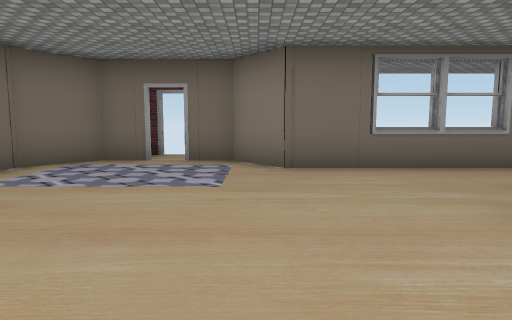
view 1 (above)

15 first-person views from a walk through a Unity game level. The camera is 1.4 m above the floor, tilts 6° down and sees 75° across. Doors are open. The floor is counted in squares, 2 m on a side. Each view is taken from the middle of a square. On the plan, view 1 faces up. The plan holds only what a view shows up to about 10 squares ahead; the rest is blank. Some animated figures are not drawn. Some surface patterns are stand-ins.

view 2
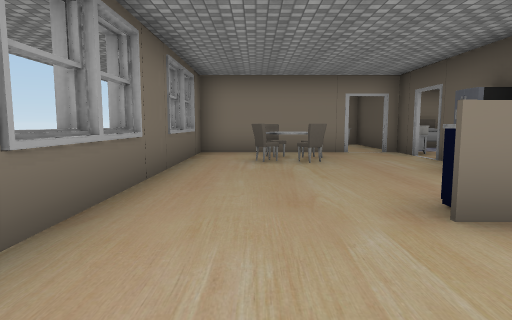

view 3
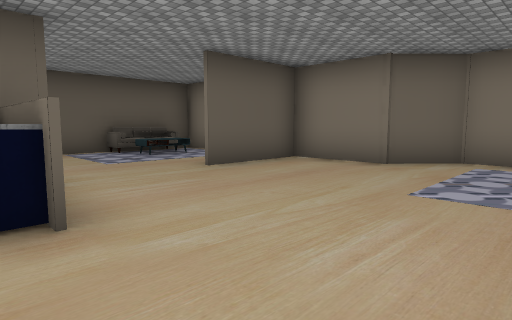

view 4
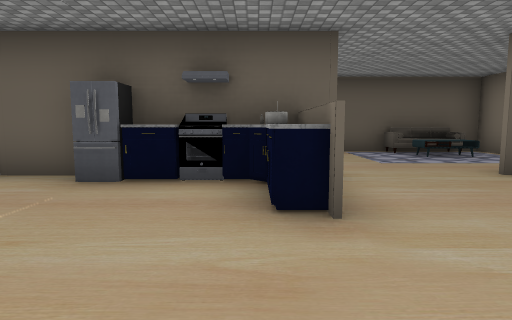

view 5
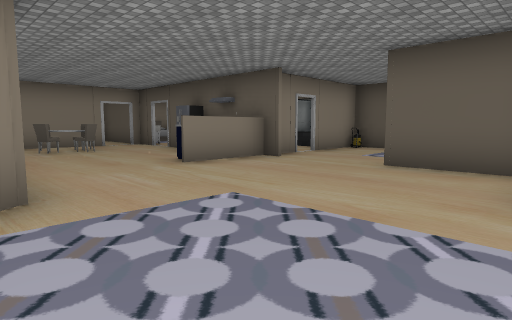

view 6
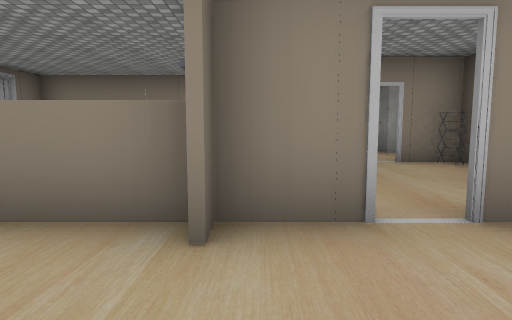

view 7
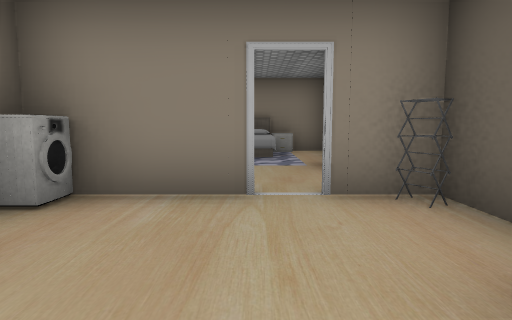

view 8
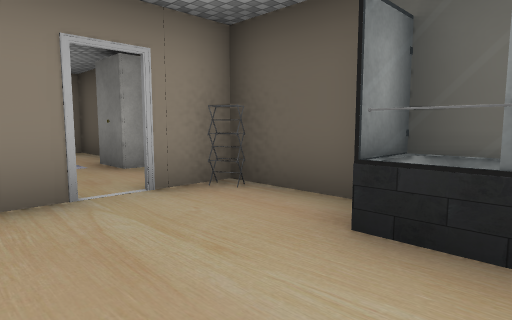

view 9
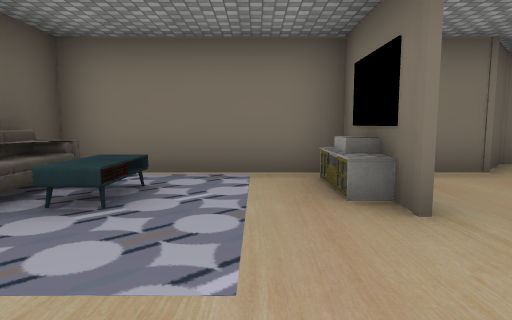

view 10
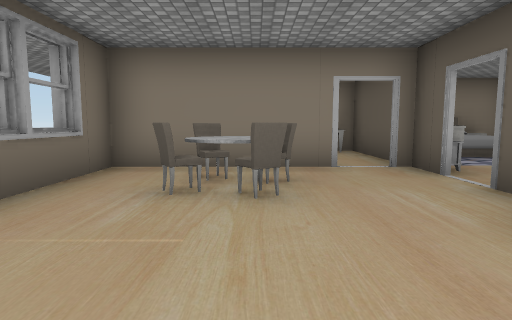

view 11
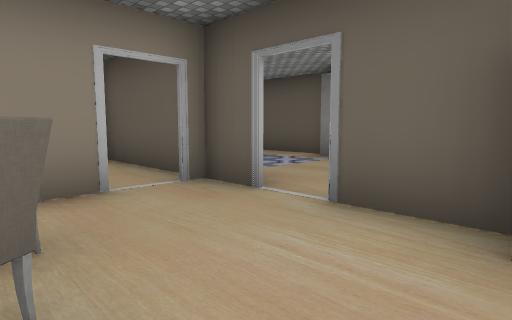

view 12
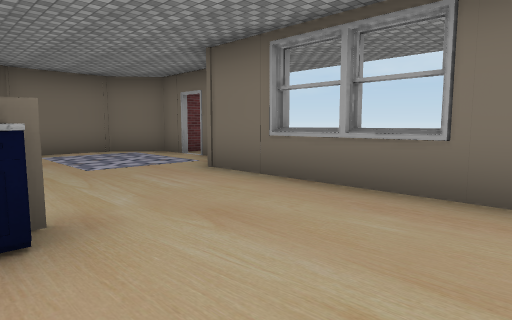

view 13
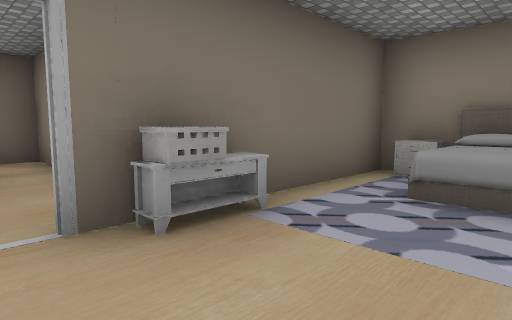

view 14
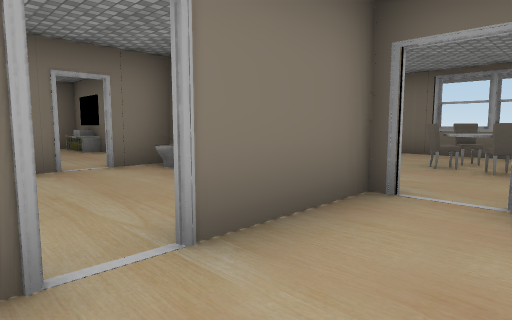

view 15
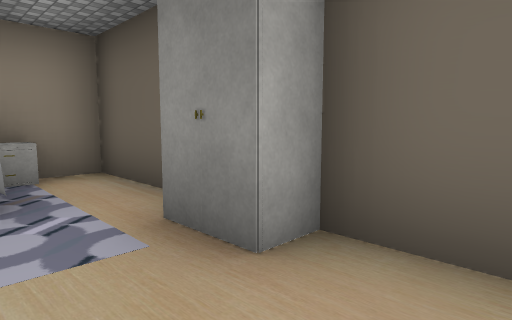

### Floor plan
Points are (right, up) in squares from view 1. A wall is a line through its corners. A room is listed if a view was taken in it or the views show most of it. See-through windows are left out.
Room 1 (views 1, 2, 3, 4, 5, 6, 7, 8, 9, 10, 11, 12)
walls: (2.4, 1.4) (2.4, 2.4) (3, 2.4); (2.4, 2.6) (2.4, 1.5); (4.4, 0.4) (6.8, 0.4); (-2.9, 1.6) (-2.9, -3.8) (1.4, -3.8); (-2.9, 0.4) (-2.4, 0.4); (2.4, -2.5) (2.4, -1.5) (2.4, -2); (-2, 6.6) (-3, 6.6) (-3.9, 5.5); (-3.9, 4.5) (-3.9, 3.4); (6.2, -0.3) (5.7, -0.1); (3.4, -3.8) (5.4, -3.8); (6.3, -2) (6.3, 0.4); (8.6, 1.6) (8.6, 5.4) (0.5, 5.4) (-0.4, 6.6) (-1.5, 6.6)
ways out: opening at (7.5, 0.5) to room 2; gap at (6, -2) to room 2; open door at (-2, 7)
objects: pillar (-4, 3); pillar (-4, 5); pillar (-3, 2); other object (-2, 0); rug (-1, -3); sofa (-1, -2); pillar (-1, 0); other object (0, -3); pillar (1, 5); pillar (2, 0); pillar (2, 3); other object (3, 0); other object (3, 1); other object (4, -3); stove (4, 1); fridge (5, 1); chair (6, 3); chair (7, 3); chair (7, 4)
Room 2 (views 13, 14, 15)
walls: (12.1, -1.4) (12.1, -0.5); (6.8, 0.3) (6, 0.3); (6.2, -0.1) (5.8, -0.3); (11.5, 0.3) (9.4, 0.3); (6.4, 0.4) (6.4, -2); (5.4, -3.8) (12.1, -3.8) (12.1, -2.4)
ways out: opening at (7.5, 0.5) to room 1; gap at (6, -2) to room 1; opening at (10, 1)
objects: other object (6, -3); other object (8, 0); closet (9, -4); other object (9, 0); bed (11, -2) to (11, -1); other object (12, -3)

Positions as (right, up) in squares from view 1, and headings:
1: (0, 0), facing up
2: (0, 4), facing right
3: (3, 5), facing down-left
4: (3, 5), facing down
5: (-3, 6), facing down-right
6: (0, 0), facing right
7: (3, -2), facing right
8: (3, -1), facing down-right
9: (2, -1), facing left
10: (3, 3), facing right
11: (5, 3), facing down-right
12: (5, 2), facing up-left
13: (7, -2), facing up-right
14: (8, -3), facing up-left
15: (7, -2), facing down-right
